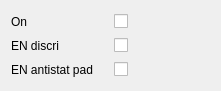
       <widget class="QWidget" name="gridLayoutWidget_54">
        <property name="geometry">
         <rect>
          <x>310</x>
          <y>330</y>
          <width>221</width>
          <height>91</height>
         </rect>
        </property>
        <layout class="QGridLayout" name="gridLayout_31">
         <item row="2" column="0">
          <widget class="QLabel" name="label_74">
           <property name="text">
            <string>EN antistat pad</string>
           </property>
          </widget>
         </item>
         <item row="1" column="0">
          <widget class="QLabel" name="label_75">
           <property name="text">
            <string>EN discri</string>
           </property>
          </widget>
         </item>
         <item row="0" column="0">
          <widget class="QLabel" name="label_76">
           <property name="text">
            <string>On</string>
           </property>
          </widget>
         </item>
         <item row="0" column="1">
          <widget class="QCheckBox" name="lauroc2slowcontrolbiasDiscrONBox">
           <property name="text">
            <string/>
           </property>
          </widget>
         </item>
         <item row="1" column="1">
          <widget class="QCheckBox" name="lauroc2slowcontrolenDiscriBox">
           <property name="text">
            <string/>
           </property>
          </widget>
         </item>
         <item row="2" column="1">
          <widget class="QCheckBox" name="lauroc2slowcontrolenAntistatPadBox">
           <property name="text">
            <string/>
           </property>
          </widget>
         </item>
        </layout>
       </widget>
